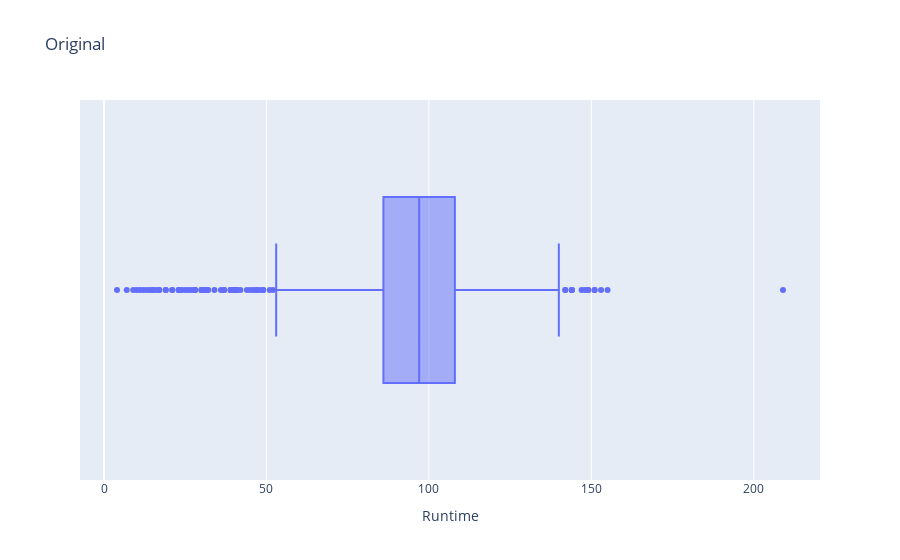

Write notebook code for a chart like this one.
### Code cell
fig=px.box(df, x='Runtime',
             title="Original", orientation='h')
fig.update_layout(height=600)
fig.show()

### Figure 1 — Plotly figure (JSON) as saved in the notebook; plotly's stock layout.template omitted (floating-point values rounded to 4 significant figures; data arrays with more than 128 entries replaced by an {"elided": "..."} marker saying what was removed)
{"data": [{"alignmentgroup": "True", "hovertemplate": "Runtime=%{x}<extra></extra>", "legendgroup": "", "marker": {"color": "#636efa"}, "name": "", "notched": false, "offsetgroup": "", "orientation": "h", "showlegend": false, "type": "box", "x": {"elided": "584 int values"}, "x0": " ", "xaxis": "x", "y0": " ", "yaxis": "y"}], "layout": {"autosize": true, "boxmode": "group", "legend": {"tracegroupgap": 0}, "title": {"text": "Original"}, "xaxis": {"anchor": "y", "autorange": true, "domain": [0, 1], "range": [-7.389, 220.4], "title": {"text": "Runtime"}, "type": "linear"}, "yaxis": {"anchor": "x", "autorange": true, "domain": [0, 1], "range": [-0.5, 0.5], "type": "category"}}}
